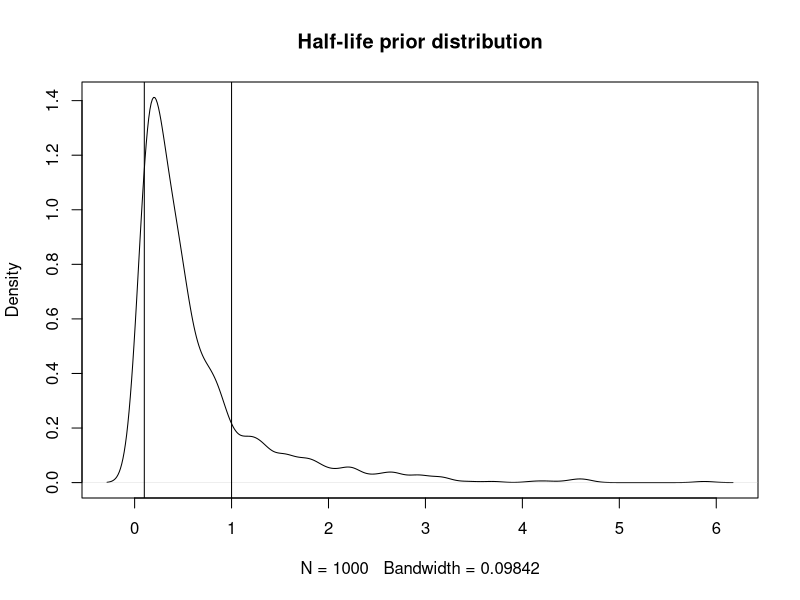
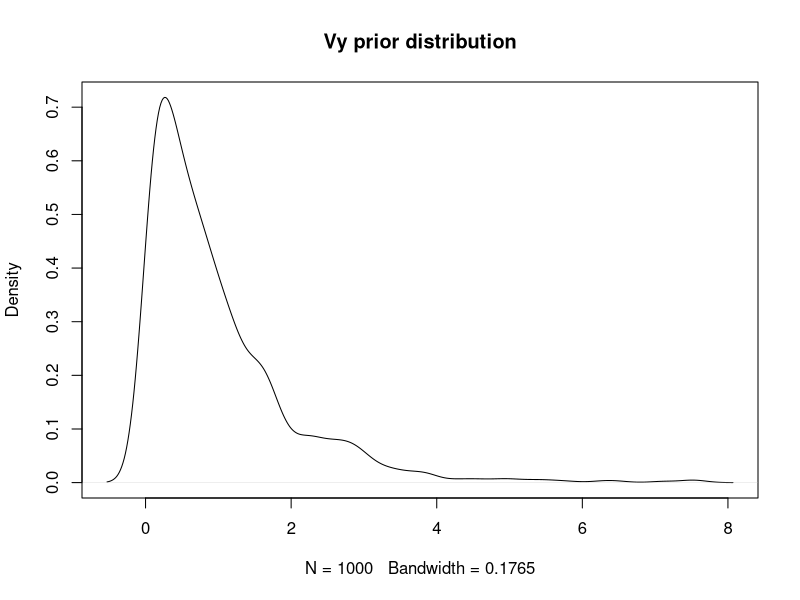

These charts were generated, in order, by the following R code: (Note: this script raises an error after producing the figures.)
## ---- chunk 1
hl.sims<-rlnorm(n=1000,meanlog=log(0.4),sdlog=1)
plot(density(hl.sims),main="Half-life prior distribution")
abline(v=c(0.1,1))
quantile(hl.sims,probs=c(0.1,0.5,0.75,0.9))


## ---- chunk 2
vy.sims<-rexp(n=1000,rate=1)
plot(density(vy.sims),main="Vy prior distribution")
quantile(vy.sims,probs=c(0.1,0.5,0.75,0.9))


## ---- chunk 3
library(ggsci)
#Direct Model
#intercept_test<-rnorm(100,stan_sim_data$ols_intercept,0.2)
#slope_test<-rnorm(100,stan_sim_data$ols_slope,0.1)

#Adaptive Model
intercept_test<-rnorm(100,4,0.1)
slope_test<-rnorm(100,0,0.2)


#df<-data.frame(Y=stan_sim_data$Y,X=stan_sim_data$direct_cov)
df<-data.frame(Y=Y,X=X)

names(df)<-c("Y","X")

#slope.prior.plot<-ggplot(data=reg.trdata$dat,aes(y=Sim1,x=X))+
slope.prior.plot<-ggplot(data=df,aes(y=Y,x=X))+  
  geom_point()+
  geom_abline(intercept=intercept_test,slope=slope_test,alpha=0.25)+
  theme_bw()+
  ggtitle("Priors for Intercept and Slope")+
  ylab("Trait 1") + xlab("Trait 2")+
  scale_color_npg()

slope.prior.plot
## ---- chunk 4
library(ggsci)
#Direct Model
#intercept_test<-rnorm(100,stan_sim_data$ols_intercept,0.2)
#slope_test<-rnorm(100,stan_sim_data$ols_slope,0.1)

#Adaptive Model
intercept_test<-rnorm(100,stan_sim_data$ols_intercept,0.1)
slope_test<-rnorm(100,stan_sim_data$ols_slope,0.1)


#df<-data.frame(Y=stan_sim_data$Y,X=stan_sim_data$direct_cov)
df<-data.frame(Y=stan_sim_data$Y,X=stan_sim_data$random_cov)

names(df)<-c("Y","X")

#slope.prior.plot<-ggplot(data=reg.trdata$dat,aes(y=Sim1,x=X))+
slope.prior.plot<-ggplot(data=df,aes(y=Y,x=X))+  
  geom_point()+
  geom_abline(intercept=intercept_test,slope=slope_test,alpha=0.25)+
  theme_bw()+
  ggtitle("Priors for Intercept and Slope")+
  ylab("Trait 1") + xlab("Trait 2")+
  scale_color_npg()

slope.prior.plot
## ---- chunk 5
#beta_raw<-rnorm(100,0,1)
beta_bar<-rnorm(100,stan_sim_data$ols_intercept,0.05)
sd_beta<-rexp(100,7)
beta<-rnorm(100,beta_bar,sd_beta)
slope_test<-rnorm(100,stan_sim_data$ols_slope,0.05)

df<-data.frame(Y=stan_sim_data$Y,X=stan_sim_data$direct_cov)
names(df)<-c("Y","X")

#slope.prior.plot<-ggplot(data=reg.trdata$dat,aes(y=Sim1,x=X))+
slope.prior.plot<-ggplot(data=df,aes(y=Y,x=X))+  
  geom_point()+
  geom_abline(intercept=beta,slope=slope_test,alpha=0.25)+
  theme_bw()+
  ggtitle("Priors for Intercept and Slope")+
  ylab("Trait 1") + xlab("Trait 2")+
  scale_color_npg()

slope.prior.plot
## ---- chunk 6
intercept_test<-rt(100,4)
#slope_test<-rnorm(100,ols.slope,0.5)
slope_test<-rnorm(100,stan_sim_data$ols_slope,0.3)

slope.prior.plot<-ggplot(data=reg.trdata$dat,aes(y=Sim.MC1,x=bodycentered))+
  geom_point()+
  geom_abline(intercept=intercept_test,slope=slope_test,alpha=0.25)+
  theme_bw()+
  ggtitle("Priors for Intercept and Slope")+
  ylab("log Neocortex Area (mm2)") + xlab("log Brain Mass (g)")+
  scale_color_npg()

slope.prior.plot
library(ggsci)
## ---- chunk 7
#beta_raw<-rnorm(100,0,1)
beta_raw<-rt(100,1)
#beta_bar<-rnorm(100,stan_sim_data$ols_intercept,0.5)
sd_beta<-rexp(100,1)

beta<-rnorm(100,beta_bar,sd_beta)

slope_test<-rnorm(100,stan_sim_data$ols_slope,0.25)

regression.prior.plot<-ggplot(data=ruminant.trdata$dat,aes(y=Sim.MC1,x=bodycentered))+
  geom_point()+
  geom_abline(intercept=beta,slope=slope_test,alpha=0.25)+
  theme_bw()+
  ggtitle("Priors for Intercept and Slope")+
  ylab("Simulated log Neocortex Area (mm2)") + xlab("log Body Mass (g)")+
  scale_color_npg()

regression.prior.plot
## ---- chunk 8
#beta_raw<-rnorm(100,0,1)
beta_raw<-rt(100,2)
sd_beta<-rexp(100,1)
beta_bar<-rnorm(100,stan_sim_data$ols_intercept,0.5)
beta<- beta_bar + sd_beta * beta_raw

slope_test<-rnorm(100,stan_sim_data$ols_slope,0.25)

regression.prior.plot<-ggplot(data=ruminant.trdata$dat,aes(y=Sim1,x=bodycentered))+
  geom_point()+
  geom_abline(intercept=beta,slope=slope_test,alpha=0.25)+
  theme_bw()+
  ggtitle("Priors for Intercept and Slope")+
  ylab("Simulated log Neocortex Area (mm2)") + xlab("log Body Mass (g)")+
  scale_color_npg()

regression.prior.plot
## ---- chunk 9
#beta_raw<-rnorm(100,0,1)
beta_raw<-rt(100,2)
sd_beta<-rexp(100,1)
beta_bar<-rt(100,2)
beta<- beta_bar + sd_beta * beta_raw

slope_test<-rnorm(100,stan_sim_data$ols_slope,0.25)

regression.prior.plot<-ggplot(data=ruminant.trdata$dat,aes(y=Sim.MC1,x=bodycentered))+
  geom_point()+
  geom_abline(intercept=beta,slope=slope_test,alpha=0.25)+
  theme_bw()+
  ggtitle("Priors for Intercept and Slope")+
  ylab("Simulated log Neocortex Area (mm2)") + xlab("log Body Mass (g)")+
  scale_color_npg()

regression.prior.plot
